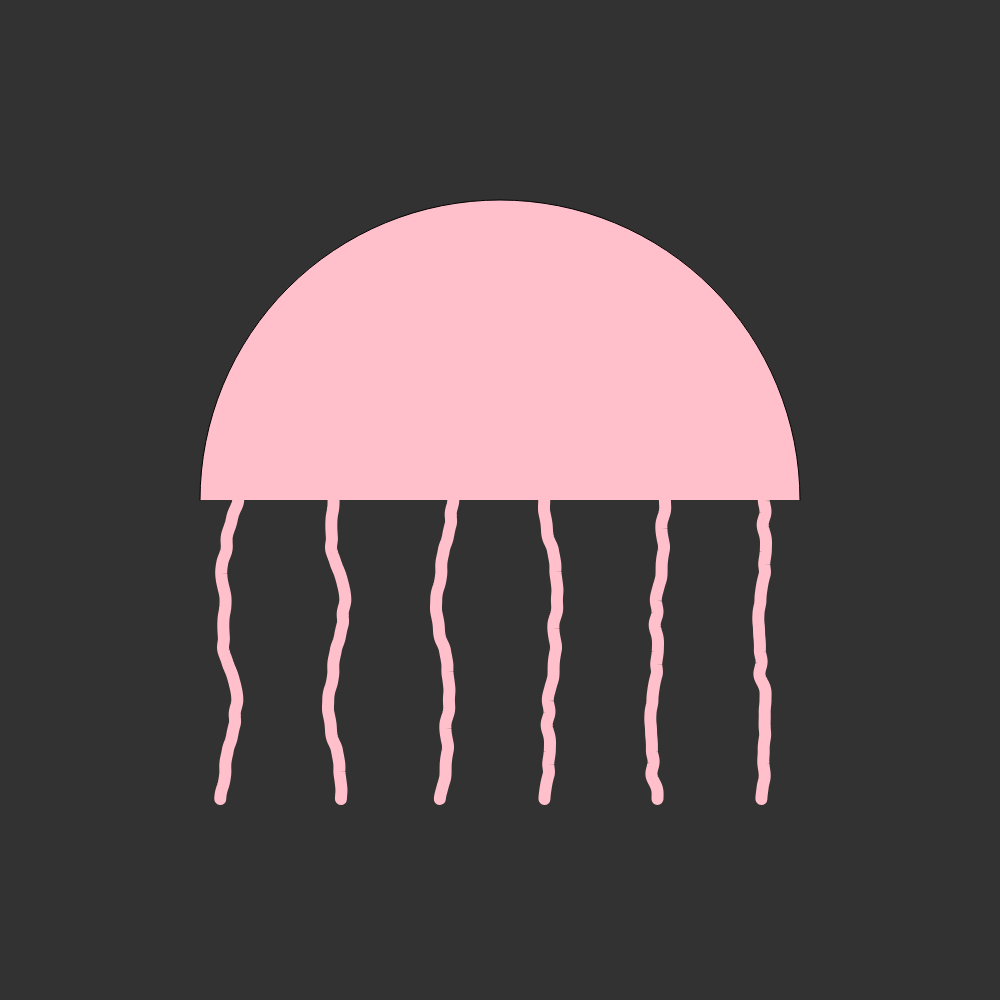
Frame 1 (no input)
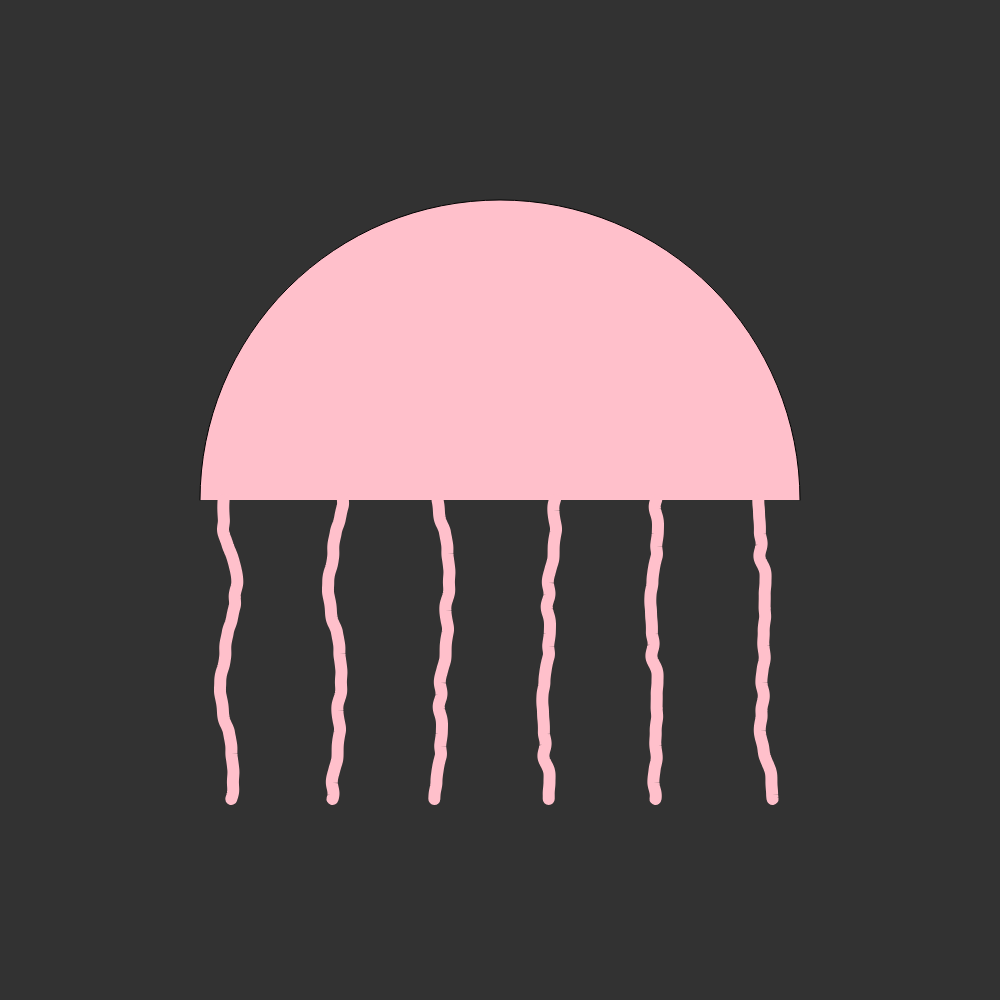
Frame 60 (no input)
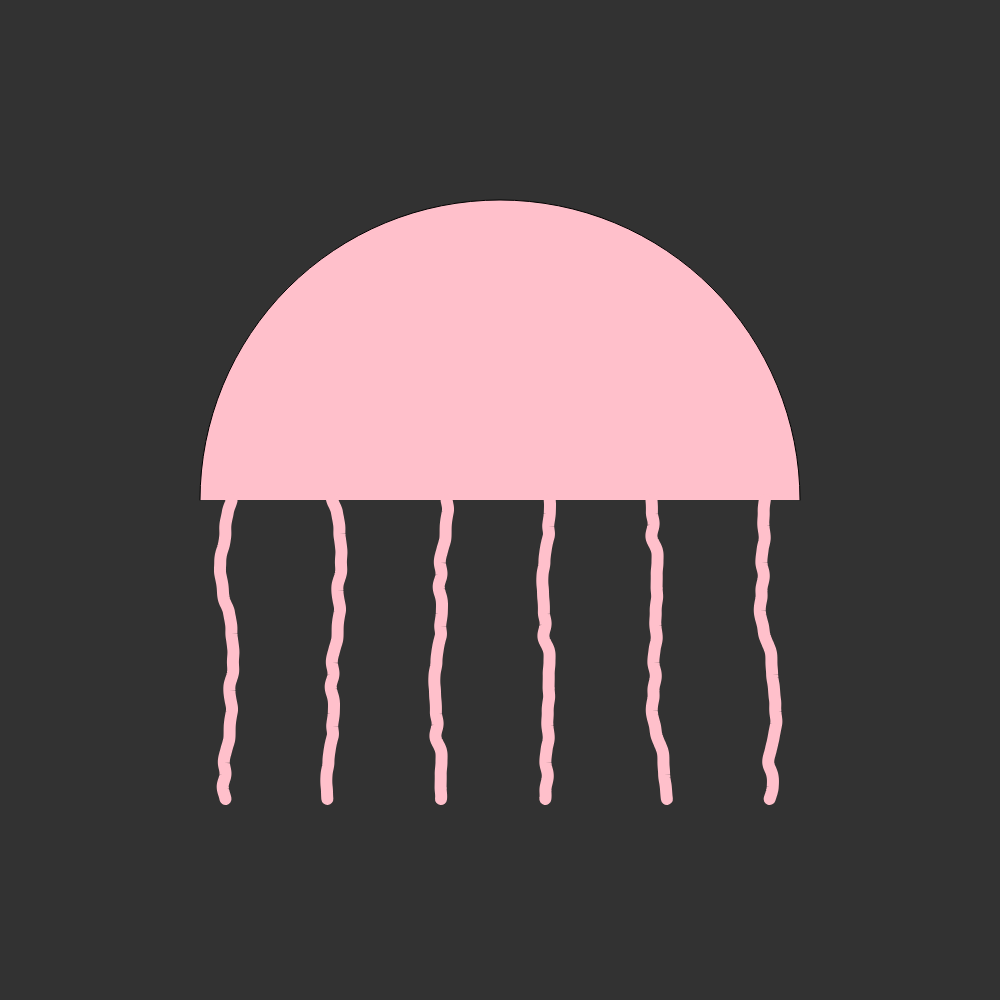
Frame 120 (the mouse pressed at the canvas centre since frame 60)

The p5.js sketch that drew these frames (run headless with seeded random() and noise() and a simulated clock; from frame 60 on, the mouse is pressed at the canvas centre):

// p5.js sketch
// ── sketch.js
function setup() {
  const length = min(innerWidth, innerHeight)
  createCanvas(length, length).center('horizontal')
  // noLoop()
  t = 0
  dt = 0.02
}

function draw() {
  background(50)
  translate(width / 2, height / 2)
  drawJelly(0, 0, width * 0.6, t, 'pink')
  t += dt
}

function drawJelly(x, y, d, t, color) {
  push()
  fill(color)
  arc(x, y, d, d, PI, TWO_PI)
  for (let i = 0; i < 6; i++) {
    beginShape()
    stroke(color)
    strokeWeight(map(d, 0, 1000, 0, 20))
    noFill()
    let x0 = map(i, 0, 5, x - d * 0.45, x + d * 0.45)
    let ydt = 0.01
    for (let y0 = 0; y0 < map(d, 0, 1000, 0, 500); y0++) {
      let n = 0
      let r = map(d, 0, 1000, 0, 40)
      n = map(noise(t + y0 * ydt + i), 0, 1, -r, r)
      vertex(x0 + n, y0)      
    }
    endShape()
  }
  pop()
}
